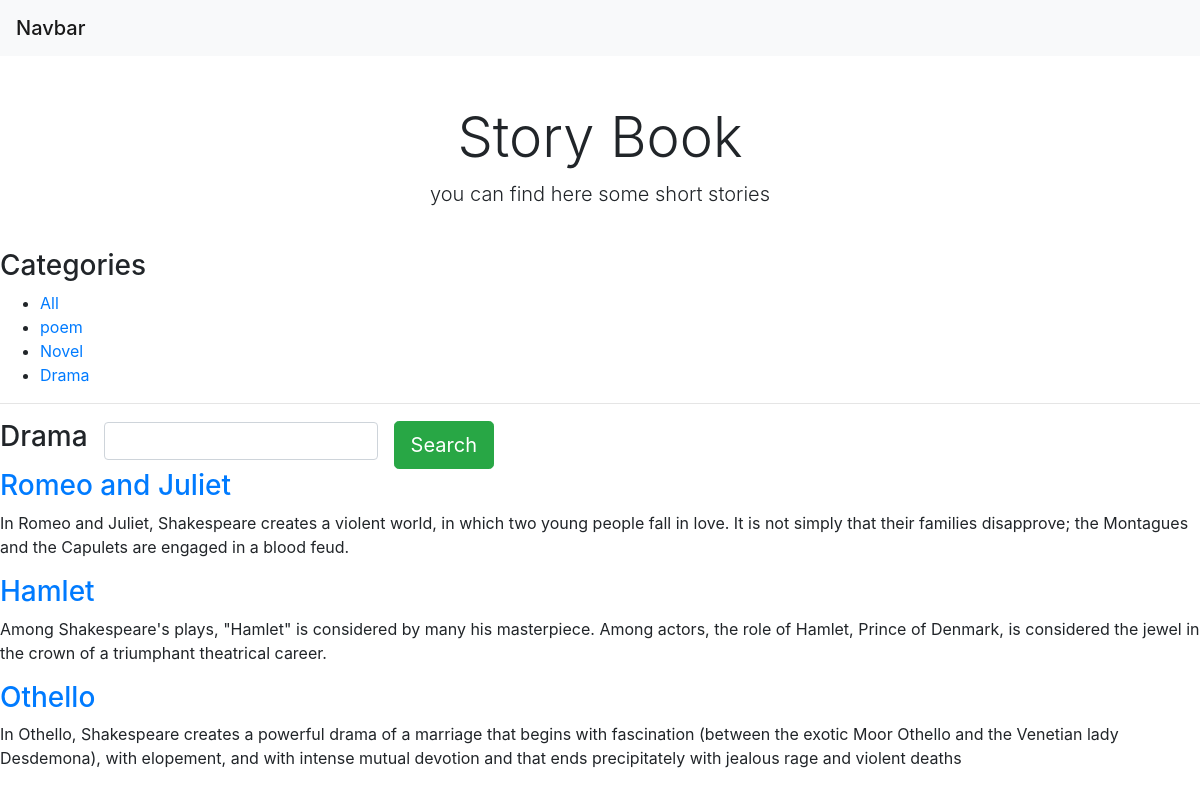
Screenshot of /Drama with the database file from the repository.
### story/models.py (models this page shows, shortened)
class Category(models.Model):
    name=models.CharField(max_length=150,db_index=True,)
    slug=models.SlugField(unique=True)
    class Meta:
        ordering=('-name',)
    def get_absolute_url(self):
        return reverse('story:story_category',args=[self.slug,])

class Story(models.Model):
    category=models.ForeignKey(Category,on_delete=models.CASCADE)
    title=models.CharField(max_length=150)
    body=models.TextField()
    des=models.TextField()
    publish=models.DateTimeField(auto_now_add=True)
    def get_absolute_url(self):
        return reverse('story:story_detail',args=[self.id,])

### story/views.py (the view)
# urls.py: path('',views.story_list,name='story_list'),
def story_list(request,category_slug=None):
    category=None
    categories=Category.objects.all()
    story=Story.objects.all()
    if category_slug:
        story = Story.objects.all()
        category = get_object_or_404(Category, slug=category_slug)
        story = story.filter(category=category)
    return render(request, 'story/story_list.html', {'categories': categories,'story': story,'category': category})

### templates/story/story_list.html (shortened to what this page needs)
{% extends 'base.html' %}
{% block body %}
<div class="pricing-header px-3 py-3 pt-md-5 pb-md-4 mx-auto text-center">
    <h1 class="display-4">Story Book</h1>
    <p class="lead">you can find here some short stories</p>
</div>
<div class="jumbtron">
    <h3> Categories</h3>
    <ul>
        <li>
            <a href="{% url 'story:story_list' %}">All</a>
            {% for x in categories %}
        <li>
        <a href="{{x.get_absolute_url}}">{{x.name}}</a>
            </li>
        {% endfor %}
        </li>
    </ul>
</div>
<div>
    <hr>
     <form action="{% url 'story:story_search' %}" class="form-inline" method="get">
             <div class="form-group mb-2">
                <h3> {% if category %}{{category.name}}{% else %}All-STORY{% endif  %}</h3>
             </div>
             <div class="form-group mx-sm-3 mb-2">
                 <input name="search" class="form-control" >
             </div>
            <button type="submit" class="btn btn-success btn-lg">Search</button>
         </form>
    {% for x in story %}
      <a href="{{x.get_absolute_url}}" ><h3>{{x.title}}</h3></a>
    <p>{{x.body}}</p>
    {% endfor %}
</div>
{% endblock %}

### rows the page displays
Category: name "poem"
Category: name "Novel"
Category: name "Drama"
Story: title "Romeo and Juliet", body "In Romeo and Juliet, Shakespeare creates a violent world, in which two young people fall in love. It is not simply that their families disapprove; the Montagues and the Capulets are engaged in a blood feud."
Story: title "Hamlet", body "Among Shakespeare's plays, \"Hamlet\" is considered by many his masterpiece. Among actors, the role of Hamlet, Prince of Denmark, is considered the jewel in the crown of a triumphant theatrical career."
Story: title "Othello", body "In Othello, Shakespeare creates a powerful drama of a marriage that begins with fascination (between the exotic Moor Othello and the Venetian lady Desdemona), with elopement, and with intense mutual devotion and that ends precipitately with jealous rage and violent deaths"
